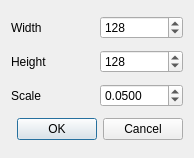
<?xml version="1.0" encoding="UTF-8"?>
<ui version="4.0">
 <class>guiNew</class>
 <widget class="QDialog" name="guiNew">
  <property name="geometry">
   <rect>
    <x>0</x>
    <y>0</y>
    <width>194</width>
    <height>158</height>
   </rect>
  </property>
  <property name="windowTitle">
   <string>New Region</string>
  </property>
  <layout class="QGridLayout" name="gridLayout">
   <item row="0" column="0">
    <widget class="QLabel" name="label">
     <property name="text">
      <string>Width</string>
     </property>
    </widget>
   </item>
   <item row="0" column="1">
    <widget class="QSpinBox" name="spinWidth">
     <property name="minimum">
      <number>16</number>
     </property>
     <property name="maximum">
      <number>1024</number>
     </property>
     <property name="value">
      <number>128</number>
     </property>
    </widget>
   </item>
   <item row="1" column="0">
    <widget class="QLabel" name="label_2">
     <property name="text">
      <string>Height</string>
     </property>
    </widget>
   </item>
   <item row="1" column="1">
    <widget class="QSpinBox" name="spinHeight">
     <property name="minimum">
      <number>16</number>
     </property>
     <property name="maximum">
      <number>1024</number>
     </property>
     <property name="value">
      <number>128</number>
     </property>
    </widget>
   </item>
   <item row="2" column="0">
    <widget class="QLabel" name="label_3">
     <property name="text">
      <string>Scale</string>
     </property>
    </widget>
   </item>
   <item row="2" column="1">
    <widget class="QDoubleSpinBox" name="spinScale">
     <property name="decimals">
      <number>4</number>
     </property>
     <property name="value">
      <double>0.050000000000000</double>
     </property>
    </widget>
   </item>
   <item row="3" column="0" colspan="2">
    <widget class="QDialogButtonBox" name="buttonBox">
     <property name="orientation">
      <enum>Qt::Horizontal</enum>
     </property>
     <property name="standardButtons">
      <set>QDialogButtonBox::Cancel|QDialogButtonBox::Ok</set>
     </property>
    </widget>
   </item>
  </layout>
 </widget>
 <resources/>
 <connections>
  <connection>
   <sender>buttonBox</sender>
   <signal>accepted()</signal>
   <receiver>guiNew</receiver>
   <slot>accept()</slot>
   <hints>
    <hint type="sourcelabel">
     <x>248</x>
     <y>254</y>
    </hint>
    <hint type="destinationlabel">
     <x>157</x>
     <y>274</y>
    </hint>
   </hints>
  </connection>
  <connection>
   <sender>buttonBox</sender>
   <signal>rejected()</signal>
   <receiver>guiNew</receiver>
   <slot>reject()</slot>
   <hints>
    <hint type="sourcelabel">
     <x>316</x>
     <y>260</y>
    </hint>
    <hint type="destinationlabel">
     <x>286</x>
     <y>274</y>
    </hint>
   </hints>
  </connection>
 </connections>
</ui>
